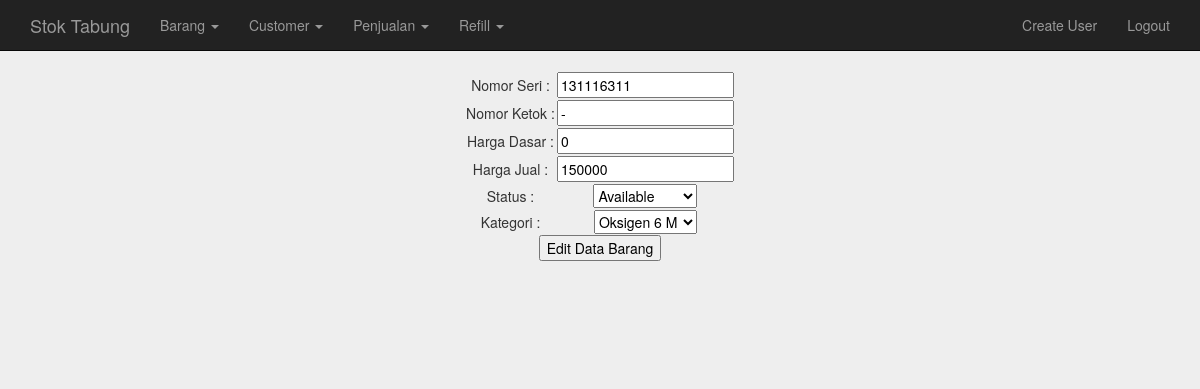
Page /edit_barang.php?no_seri=131116311 (signed in) on the committed database.
### tables this page shows
CREATE TABLE `barang` (
  `no_id` int(225) NOT NULL,
  `no_seri` varchar(50) NOT NULL,
  `no_ketok` varchar(50) NOT NULL,
  `harga_dasar` int(225) NOT NULL,
  `harga_jual` int(225) NOT NULL,
  `status` varchar(50) DEFAULT NULL,
  `kategori` varchar(50) DEFAULT NULL
);

CREATE TABLE `kategori` (
  `id_kategori` int(5) NOT NULL,
  `nama_kategori` varchar(200) DEFAULT NULL
);

### db/pdo.php (called while the page is built, shortened)
<?php
function testdb_connect() {
$dbh = new PDO("mysql:host=localhost;dbname=stoktabung", "root", "");
     return ($dbh);
}
function getDataBarang($a) {
	$db = testdb_connect();
	$stmt = $db->prepare("SELECT * FROM barang WHERE no_seri=:field1");
	$stmt->execute(array(':field1' => $a));
	$fetch_array = $stmt->fetchAll(PDO::FETCH_ASSOC);
	return($fetch_array);
}
function getKategori() {
	$db = testdb_connect();
	$stmt = $db->query("SELECT * FROM kategori ORDER BY id_kategori ASC");
	$fetch_array = $stmt->fetchAll(PDO::FETCH_ASSOC);
	return($fetch_array);
}

### edit_barang.php (the view, shortened to what this page needs)
<?php
include 'header.php';
$no_seri = $_GET["no_seri"];
$barangs = getDataBarang($no_seri);
?>
<div class="container">
  <div class="text-center">
	<form method="post" name="edit_barang" action="barang_edit.php">
	<?php
	foreach ($barangs as $row):
	$current_kategori = $row['kategori'];
	?>
	<table>
		  <tr>
		  	<td><span>Nomor Seri : </span></td>
		  	<td><input type="text" name="no_seri" value="<?php echo $row['no_seri']?>"/></td>
		  </tr>
		  <tr>
		  	<td><span>Nomor Ketok : </span></td>
		  	<td><input type="text" name="no_ketok" value="<?php echo $row['no_ketok']?>"/></td>
		  </tr>
		  <tr>
		  	<td><span>Harga Dasar : </span></td>
		  	<td><input type="text" name="harga_dasar" value="<?php echo $row['harga_dasar']?>"/></td>
		  </tr>
		  <tr>
		  	<td><span>Harga Jual : </span></td>
		  	<td><input type="text" name="harga_jual" value="<?php echo $row['harga_jual']?>"/></td>
		  </tr>
		  <tr>
	<?php
	if ($_SESSION['permission']=="admin"|$_SESSION['permission']=="owner"):
	?>
	<td><span>Status : </span></td>
	<td><select name="status" id="status">
	<option value="Available" <?php if ($row['status']=="Available"){echo"selected";}?>>Available</option>
	</select></td>
	<?php
	else:
	?>
		<input type="hidden" name="status" value="<?php echo $row['status']?>"/>
	<?php
	endif;
	endforeach;
	?>
		</tr>
		<tr>
			<td><span>Kategori : </span></td>
			<td><select name="kategori" id="kategori">
			 <?php
			$kategoris = getKategori();
			foreach ($kategoris as $row):
		    ?>
			<option value="<?php echo $row['nama_kategori'];?>"<?php if ($row['nama_kategori']==$current_kategori){echo"selected";}?>><?php echo $row['nama_kategori'];?></option>
			<?php
			endforeach;
		    ?>
			</select></td>
		</tr>
	</table>
	<input type="submit" name="submit" value="Edit Data Barang"/>
	</form>
  </div>
</div>
<?php include 'footer.php';?>

### css/styles.css (style rules this page uses)
body { background: #eee; }
table { margin: auto; }
.text-center { margin-bottom: 100px; }

### rows in the picture
barang: no_seri "131116311", no_ketok "-", harga_dasar "0", harga_jual "150000", status "Available", kategori "Oksigen 6 M"
